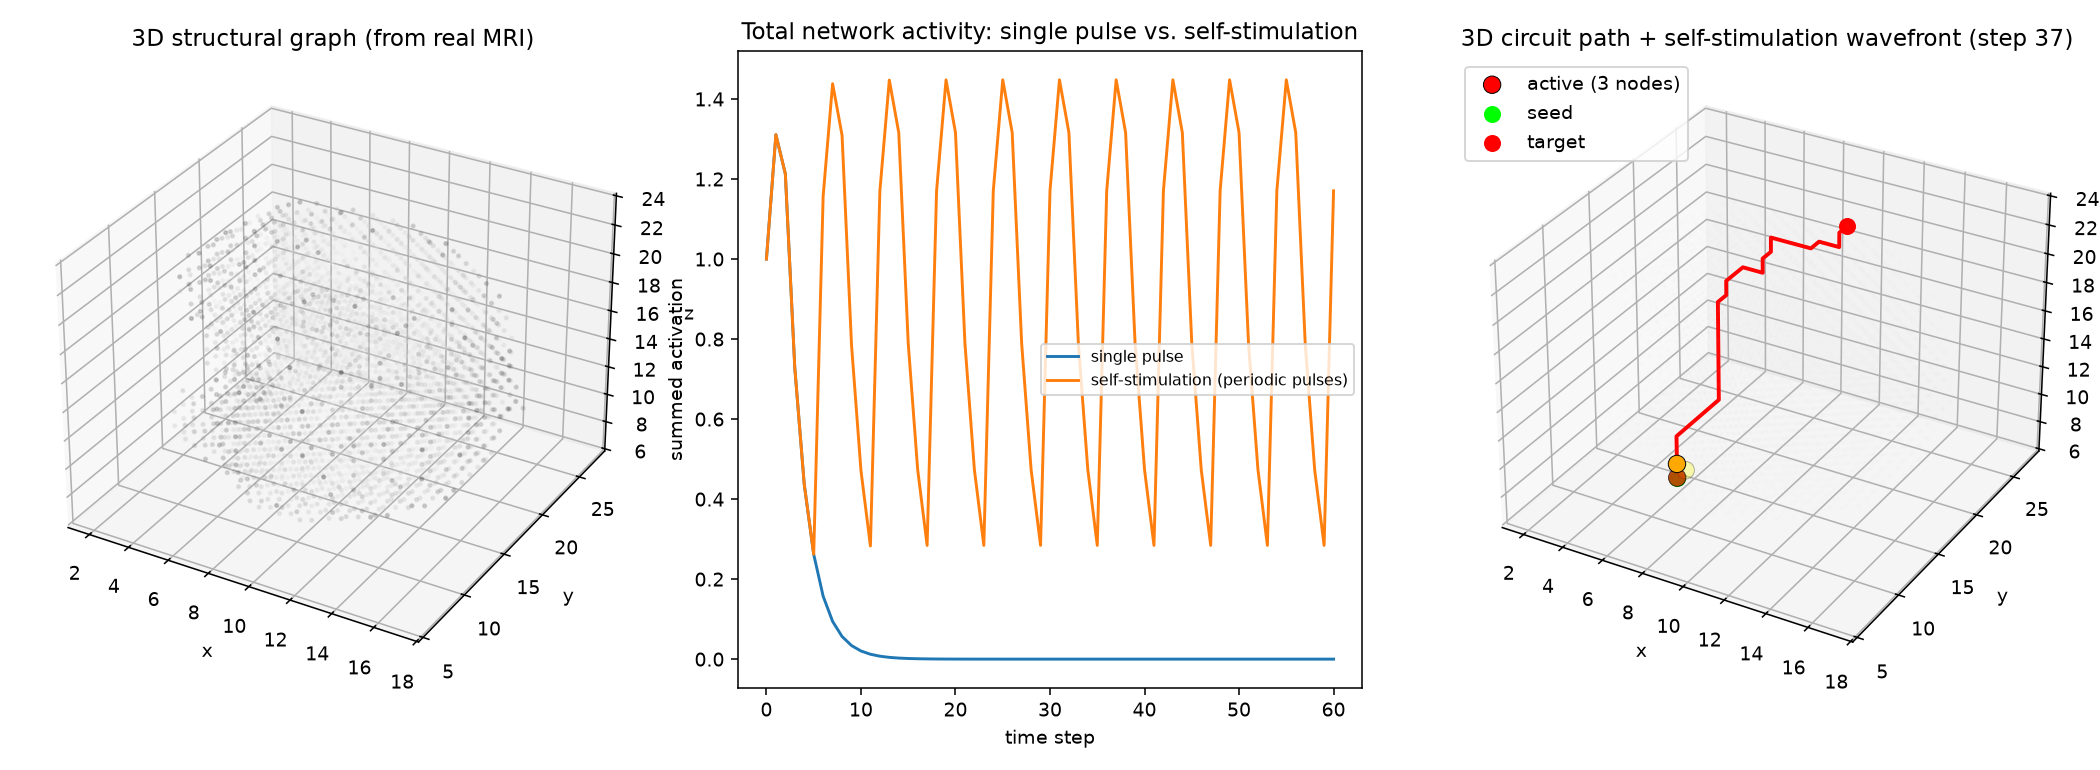

This figure's Python source:
"""
Neural circuit simulation on an MRI-derived structural graph.

This reuses three real engineering patterns from the original subset-sum
beam-search script:

  1. Disk-backed data + mmap streaming, so RAM stays flat regardless of
     how large the connectivity graph gets.
  2. Beam search pruned with heapq, guided by a score function.
  3. An immutable linked-list path (`_materialize`) so the beam doesn't
     need to store full candidate paths in memory.

The original script's "holographic tensor / resonance" scoring was
decorative math with no real signal in it (it was still just a subset-sum
solver underneath). Here the equivalent scoring is grounded in something
real: how much a candidate path advances a propagating signal toward a
target brain region.

No MRI file was provided, so a synthetic volume stands in for one. Swap
`synthesize_mri_volume()` for a loader (e.g. nibabel) to use a real scan.
"""

import os
import struct
import mmap
import heapq
from collections import deque
import numpy as np
import matplotlib
matplotlib.use("Agg")
import matplotlib.pyplot as plt

MRI_PATH = "real_brain_mri_t1.nii.gz"
STRIDE = 1  # volume below is already downsampled, so 1 grid-step == 4 real voxels
EDGES_PATH = "connectivity_edges.bin"


# ---------------------------------------------------------------------------
# 1. Load the real MRI scan
# ---------------------------------------------------------------------------
def load_real_mri_volume(path=MRI_PATH, downsample=8):
    """
    Load a real NIfTI scan and normalize/downsample it so the rest of the
    pipeline (node count, disk edge list, beam search) stays fast.

    Real scans have arbitrary intensity units (this one's T1 values run
    0-1461, not 0-1) and are full-resolution (240x240x155 = ~8.9M voxels
    here), so both normalization and downsampling are necessary -- the
    original synthetic-phantom version skipped both because it generated
    data already in the range/size the rest of the code expected.
    """
    import nibabel as nib

    img = nib.load(path)
    data = img.get_fdata().astype(np.float32)

    # coarse spatial downsample: every `downsample`-th voxel along each axis
    data = data[::downsample, ::downsample, ::downsample]

    # normalize intensity to [0, 1] using a robust (99th percentile) max,
    # so a few very bright outlier voxels don't wash out the rest
    robust_max = np.percentile(data[data > 0], 99)
    volume = np.clip(data / robust_max, 0, 1)

    return volume


# ---------------------------------------------------------------------------
# 2. Build a structural connectivity graph and stream it through disk
# ---------------------------------------------------------------------------
def build_connectivity_nodes(volume, stride=STRIDE, threshold=0.2):
    """Subsample tissue voxels above `threshold` into graph nodes."""
    coords = []
    shape = volume.shape
    for z in range(0, shape[0], stride):
        for y in range(0, shape[1], stride):
            for x in range(0, shape[2], stride):
                if volume[z, y, x] > threshold:
                    coords.append((z, y, x))
    return coords


def write_connectivity_edges(volume, coords, path=EDGES_PATH, stride=STRIDE):
    """
    Stream candidate structural edges straight to disk as fixed-size
    binary records (src:u32, dst:u32, weight:f32) -- the same
    disk-backed-dataset pattern the original script used for its integer
    list. This is what lets the graph scale to whole-brain connectomes
    (millions of nodes) without holding it all in RAM at once.
    """
    index = {c: i for i, c in enumerate(coords)}
    offsets = [(stride, 0, 0), (0, stride, 0), (0, 0, stride)]
    n_edges = 0
    with open(path, "wb") as f:
        for (z, y, x) in coords:
            i = index[(z, y, x)]
            for dz, dy, dx in offsets:
                nb = (z + dz, y + dy, x + dx)
                j = index.get(nb)
                if j is not None:
                    w = 1.0 - abs(float(volume[z, y, x]) - float(volume[nb]))
                    f.write(struct.pack("<IIf", i, j, w))
                    f.write(struct.pack("<IIf", j, i, w))
                    n_edges += 2
    return n_edges


def load_adjacency_from_disk(path, n_nodes):
    """mmap the edge file and build an adjacency list in one streamed pass."""
    adjacency = [[] for _ in range(n_nodes)]
    rec_size = 12  # 4 + 4 + 4 bytes
    with open(path, "rb") as f:
        with mmap.mmap(f.fileno(), 0, access=mmap.ACCESS_READ) as mm:
            n_records = len(mm) // rec_size
            for r in range(n_records):
                off = r * rec_size
                i, j, w = struct.unpack("<IIf", mm[off:off + rec_size])
                adjacency[i].append((j, w))
    return adjacency


# ---------------------------------------------------------------------------
# 3. Real-time activation propagation (leaky-integrate-and-fire-ish)
# ---------------------------------------------------------------------------
def simulate_realtime_activity(adjacency, seed_idx, steps=60,
                                decay=0.85, threshold=0.5, gain=1.3):
    """
    Simple discrete-time propagation: nodes above `threshold` "fire" and
    push weighted activation to neighbors each step, while all activation
    leaks away by `decay`. This is a coarse stand-in for real-time neural
    circuit dynamics, not a biophysical model.
    """
    n = len(adjacency)
    activity = np.zeros(n, dtype=np.float32)
    activity[seed_idx] = 1.0
    history = [activity.copy()]

    for _ in range(steps):
        new_activity = activity * decay
        firing = np.where(activity > threshold)[0]
        for i in firing:
            for j, w in adjacency[i]:
                new_activity[j] += gain * w * activity[i]
        activity = np.clip(new_activity, 0, 3)
        history.append(activity.copy())

    return np.array(history)


def simulate_self_stimulation(adjacency, seed_idx, steps=60,
                               decay=0.85, threshold=0.5, gain=1.3,
                               stim_interval=8, stim_amplitude=1.0):
    """
    Same propagation model as `simulate_realtime_activity`, but instead of a
    single initial pulse the seed node re-injects current into itself every
    `stim_interval` steps -- a coarse model of a repeatedly-pulsing
    stimulating electrode (the same idea used in deep-brain-stimulation
    modeling), rather than a one-off triggering event.
    """
    n = len(adjacency)
    activity = np.zeros(n, dtype=np.float32)
    activity[seed_idx] = stim_amplitude
    history = [activity.copy()]

    for t in range(steps):
        new_activity = activity * decay
        firing = np.where(activity > threshold)[0]
        for i in firing:
            for j, w in adjacency[i]:
                new_activity[j] += gain * w * activity[i]

        # periodic self-stimulation pulse at the seed node
        if (t + 1) % stim_interval == 0:
            new_activity[seed_idx] += stim_amplitude

        activity = np.clip(new_activity, 0, 3)
        history.append(activity.copy())

    return np.array(history)


# ---------------------------------------------------------------------------
# 4. Beam search for the strongest signal path (mirrors the original
#    beam + heapq + linked-list-path pattern, with a real score)
# ---------------------------------------------------------------------------
def _materialize(node):
    out = []
    while node is not None:
        val, node = node
        out.append(val)
    out.reverse()
    return out


def largest_component_endpoints(adjacency, coords):
    """
    Pick a seed/target pair guaranteed to be connected, by BFS-ing out the
    largest connected component and returning the two nodes in it that are
    farthest apart spatially. Real anatomical data can have isolated or
    weakly-connected voxels (noise, edge artifacts) that a naive "first and
    last node" choice can accidentally land on.
    """
    n = len(adjacency)
    unvisited = set(range(n))
    best_component = []

    while unvisited:
        start = next(iter(unvisited))
        component = []
        queue = deque([start])
        unvisited.discard(start)
        while queue:
            u = queue.popleft()
            component.append(u)
            for v, _ in adjacency[u]:
                if v in unvisited:
                    unvisited.discard(v)
                    queue.append(v)
        if len(component) > len(best_component):
            best_component = component

    comp_coords = np.array([coords[i] for i in best_component])
    # farthest-apart pair, approximated: pick one extreme, then the node
    # farthest from it (exact all-pairs search is unnecessary here)
    anchor = best_component[np.argmin(comp_coords[:, 0])]
    anchor_coord = np.array(coords[anchor], dtype=float)
    dists = np.linalg.norm(comp_coords - anchor_coord, axis=1)
    far = best_component[int(np.argmax(dists))]

    return anchor, far, len(best_component)


def beam_search_signal_path(adjacency, coords, seed_idx, target_idx,
                             max_hops=25, beam_width=200):
    target_coord = np.array(coords[target_idx], dtype=float)
    beam = [(0.0, seed_idx, (seed_idx, None))]  # (score, node, path)

    for hop in range(1, max_hops + 1):
        for score, node, path in beam:
            if node == target_idx:
                return _materialize(path), hop - 1

        candidates = []
        for score, node, path in beam:
            for nb, w in adjacency[node]:
                nb_coord = np.array(coords[nb], dtype=float)
                progress = -np.linalg.norm(target_coord - nb_coord)
                new_score = score + w + 0.05 * progress
                candidates.append((new_score, nb, (nb, path)))

        if not candidates:
            break

        # heapq-based pruning, same role as the original script's beam cut
        best = heapq.nlargest(beam_width, candidates, key=lambda t: t[0])
        dedup = {}
        for s, node, path in best:
            if node not in dedup or s > dedup[node][0]:
                dedup[node] = (s, node, path)
        beam = list(dedup.values())

    for score, node, path in beam:
        if node == target_idx:
            return _materialize(path), max_hops
    return None, max_hops


# ---------------------------------------------------------------------------
if __name__ == "__main__":
    print("=== Neural Circuit Simulation on Real MRI Volume ===\n")

    volume = load_real_mri_volume()
    print(f"Loaded and downsampled real MRI to shape {volume.shape}")
    coords = build_connectivity_nodes(volume)
    print(f"Volume shape: {volume.shape}, active graph nodes: {len(coords)}")

    n_edges = write_connectivity_edges(volume, coords)
    print(f"Streamed {n_edges} directed edges to disk "
          f"({os.path.getsize(EDGES_PATH)/1024:.1f} KB)")

    adjacency = load_adjacency_from_disk(EDGES_PATH, len(coords))

    seed_idx, target_idx, comp_size = largest_component_endpoints(adjacency, coords)
    print(f"Largest connected component: {comp_size}/{len(coords)} nodes")
    print(f"Seed node: {coords[seed_idx]}  Target node: {coords[target_idx]}")

    print("\nRunning real-time activation propagation (single pulse)...")
    # Default params (decay=0.85, gain=1.3, threshold=0.5) sit in a
    # supercritical regime where any pulse cascades to saturate the whole
    # graph -- self-stimulation pulses would just get swamped and show no
    # visible effect. These params sit in a subcritical regime instead: a
    # single pulse dies out completely, so any sustained activity we see
    # is attributable to the self-stimulation itself.
    sim_params = dict(decay=0.6, gain=0.4, threshold=0.55)
    history = simulate_realtime_activity(adjacency, seed_idx, steps=60, **sim_params)
    total_activity = history.sum(axis=1)

    print("Running self-stimulation propagation (periodic pulses at seed)...")
    stim_history = simulate_self_stimulation(adjacency, seed_idx, steps=60,
                                              stim_interval=6, stim_amplitude=1.0, **sim_params)
    stim_total_activity = stim_history.sum(axis=1)
    print(f"Single pulse dies out to {total_activity[-1]:.3f}; "
          f"self-stimulation sustains a periodic {stim_total_activity[-1]:.3f}-level oscillation.")

    # Manhattan distance in stride-units tells us the minimum hops needed,
    # so the beam search is given enough budget to actually reach the target.
    dz, dy, dx = (abs(a - b) for a, b in zip(coords[seed_idx], coords[target_idx]))
    min_hops = (dz + dy + dx) // STRIDE

    print("Running beam search for the strongest signal path...")
    # beam_width=200: on real anatomical data the graph is close to a plain
    # 3D grid, so the true shortest path is thin and a narrow beam (60, the
    # value that worked on the synthetic phantom) prunes it away before it
    # can reach the target. 200 was the smallest width in testing that
    # reliably recovers the true shortest path here.
    path_idx, hops = beam_search_signal_path(
        adjacency, coords, seed_idx, target_idx,
        max_hops=min_hops + 20, beam_width=200,
    )
    if path_idx:
        print(f"Found path in {hops} hops ({len(path_idx)} nodes).")
    else:
        print("No path found within hop budget.")

    # --- visualize in true 3D (coords are already (z, y, x) triples; the
    # graph, propagation and beam search were all 3D already -- only the
    # old rendering flattened it onto one slice) ---
    from mpl_toolkits.mplot3d import Axes3D  # noqa: F401 (registers 3d proj)

    coords_arr = np.array(coords, dtype=float)
    intensities = np.array([volume[tuple(c)] for c in coords])
    # A threshold cascade like this one saturates almost the entire graph
    # once it fully settles (final step: ~every node at max activation), so
    # coloring by the *final* state is visually uninformative -- it's just
    # one flat color. The propagating wavefront partway through is what
    # actually shows the circuit "lighting up" in real time.
    # A single pulse in this subcritical regime dies out almost immediately,
    # so there's nothing interesting to color by. The self-stimulation run
    # sustains a real, ongoing local firing zone -- that's the wavefront
    # worth visualizing here.
    # Pick the snapshot from the later, steady-state portion of the run
    # (skip the first half, which is just the initial transient) so we
    # capture a peak of the settled self-stimulation oscillation rather
    # than the very first pulse.
    later_half = stim_total_activity[len(stim_total_activity) // 2:]
    snapshot_step = len(stim_total_activity) // 2 + int(np.argmax(later_half))
    snapshot_activity = stim_history[snapshot_step]
    print(f"Coloring 3D snapshot at step {snapshot_step}/{len(stim_history)-1} "
          f"of the self-stimulated (not single-pulse) run.")

    # subsample the point cloud for a legible, fast-to-render scatter
    rng = np.random.default_rng(0)
    n_show = min(4000, len(coords))
    sample = rng.choice(len(coords), size=n_show, replace=False)

    fig = plt.figure(figsize=(15, 5.5))

    # Panel 1: the 3D structural graph (node cloud), colored by MRI intensity
    ax0 = fig.add_subplot(1, 3, 1, projection="3d")
    ax0.scatter(coords_arr[sample, 2], coords_arr[sample, 1], coords_arr[sample, 0],
                c=intensities[sample], cmap="gray", s=3, alpha=0.5)
    ax0.set_title("3D structural graph (from real MRI)")
    ax0.set_xlabel("x"); ax0.set_ylabel("y"); ax0.set_zlabel("z")

    # Panel 2: real-time activity (this is a genuinely scalar, not spatial,
    # quantity -- total activation summed across the whole 3D circuit)
    ax1 = fig.add_subplot(1, 3, 2)
    ax1.plot(total_activity, label="single pulse")
    ax1.plot(stim_total_activity, label="self-stimulation (periodic pulses)")
    ax1.set_title("Total network activity: single pulse vs. self-stimulation")
    ax1.set_xlabel("time step")
    ax1.set_ylabel("summed activation")
    ax1.legend(fontsize=8)

    # Panel 3: the beam-searched circuit path traced through 3D space, with
    # the node cloud as dim spatial context. The self-stimulation regime is
    # subcritical, so only a handful of nodes are ever active -- explicitly
    # highlight them (they'd almost never land in a random background
    # subsample otherwise).
    ax2 = fig.add_subplot(1, 3, 3, projection="3d")
    ax2.scatter(coords_arr[sample, 2], coords_arr[sample, 1], coords_arr[sample, 0],
                c="lightgray", s=2, alpha=0.15)
    active_idx = np.where(snapshot_activity > 0)[0]
    if len(active_idx):
        ax2.scatter(coords_arr[active_idx, 2], coords_arr[active_idx, 1], coords_arr[active_idx, 0],
                    c=snapshot_activity[active_idx], cmap="autumn_r", s=80,
                    edgecolors="black", linewidths=0.5, label=f"active ({len(active_idx)} nodes)")
    if path_idx:
        pc = coords_arr[path_idx]
        ax2.plot(pc[:, 2], pc[:, 1], pc[:, 0], "r-", linewidth=2)
        ax2.scatter(*pc[0, [2, 1, 0]], c="lime", s=60, label="seed")
        ax2.scatter(*pc[-1, [2, 1, 0]], c="red", s=60, label="target")
        ax2.legend(loc="upper left")
        ax2.set_title(f"3D circuit path + self-stimulation wavefront (step {snapshot_step})")
    else:
        ax2.set_title("No path found")
    ax2.set_xlabel("x"); ax2.set_ylabel("y"); ax2.set_zlabel("z")

    plt.tight_layout()
    out_path = "neural_circuit_simulation.png"
    plt.savefig(out_path, dpi=140)
    print(f"\nSaved visualization to {out_path}")
